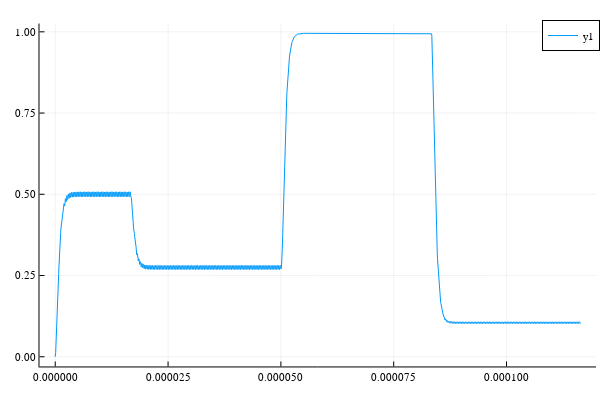

Notebook cell for this chart:
### Code cell
plot(t, y)

### Figure 1 — Plotly figure (JSON) as saved in the notebook; plotly's stock layout.template omitted (floating-point values rounded to 4 significant figures; data arrays with more than 128 entries replaced by an {"elided": "..."} marker saying what was removed)
{"data": [{"colorbar": {"title": ""}, "legendgroup": "y1", "line": {"color": "rgba(0, 154, 250, 1.000)", "dash": "solid", "shape": "linear", "width": 1}, "mode": "lines", "name": "y1", "showlegend": true, "type": "scatter", "x": {"elided": "2328 float values"}, "xaxis": "x", "y": {"elided": "2328 float values"}, "yaxis": "y", "zmax": null, "zmin": null}], "layout": {"annotations": [], "height": 400, "legend": {"bgcolor": "rgba(255, 255, 255, 1.000)", "bordercolor": "rgba(0, 0, 0, 1.000)", "borderwidth": 1, "font": {"color": "rgba(0, 0, 0, 1.000)", "family": "sans-serif", "size": 11}, "tracegroupgap": 0, "traceorder": "normal", "x": 1, "xanchor": "auto", "y": 1, "yanchor": "auto"}, "margin": {"b": 20, "l": 0, "r": 0, "t": 20}, "paper_bgcolor": "rgba(255, 255, 255, 1.000)", "plot_bgcolor": "rgba(255, 255, 255, 1.000)", "showlegend": true, "width": 600, "xaxis": {"anchor": "y", "domain": [0.06582, 0.9934], "gridcolor": "rgba(0, 0, 0, 0.100)", "gridwidth": 0.5, "linecolor": "rgba(0, 0, 0, 1.000)", "mirror": false, "range": [-3.49e-06, 0.0001198], "showgrid": true, "showline": true, "showticklabels": true, "tickangle": 0, "tickcolor": "rgb(0, 0, 0)", "tickfont": {"color": "rgba(0, 0, 0, 1.000)", "family": "sans-serif", "size": 11}, "tickmode": "array", "ticks": "inside", "ticktext": ["0.000000", "0.000025", "0.000050", "0.000075", "0.000100"], "tickvals": [0, 2.5e-05, 5e-05, 7.5e-05, 0.0001], "title": "", "titlefont": {"color": "rgba(0, 0, 0, 1.000)", "family": "sans-serif", "size": 15}, "type": "-", "visible": true, "zeroline": false, "zerolinecolor": "rgba(0, 0, 0, 1.000)"}, "yaxis": {"anchor": "x", "domain": [0.03762, 0.9902], "gridcolor": "rgba(0, 0, 0, 0.100)", "gridwidth": 0.5, "linecolor": "rgba(0, 0, 0, 1.000)", "mirror": false, "range": [-0.02987, 1.025], "showgrid": true, "showline": true, "showticklabels": true, "tickangle": 0, "tickcolor": "rgb(0, 0, 0)", "tickfont": {"color": "rgba(0, 0, 0, 1.000)", "family": "sans-serif", "size": 11}, "tickmode": "array", "ticks": "inside", "ticktext": ["0.00", "0.25", "0.50", "0.75", "1.00"], "tickvals": [0, 0.25, 0.5, 0.75, 1], "title": "", "titlefont": {"color": "rgba(0, 0, 0, 1.000)", "family": "sans-serif", "size": 15}, "type": "-", "visible": true, "zeroline": false, "zerolinecolor": "rgba(0, 0, 0, 1.000)"}}}
